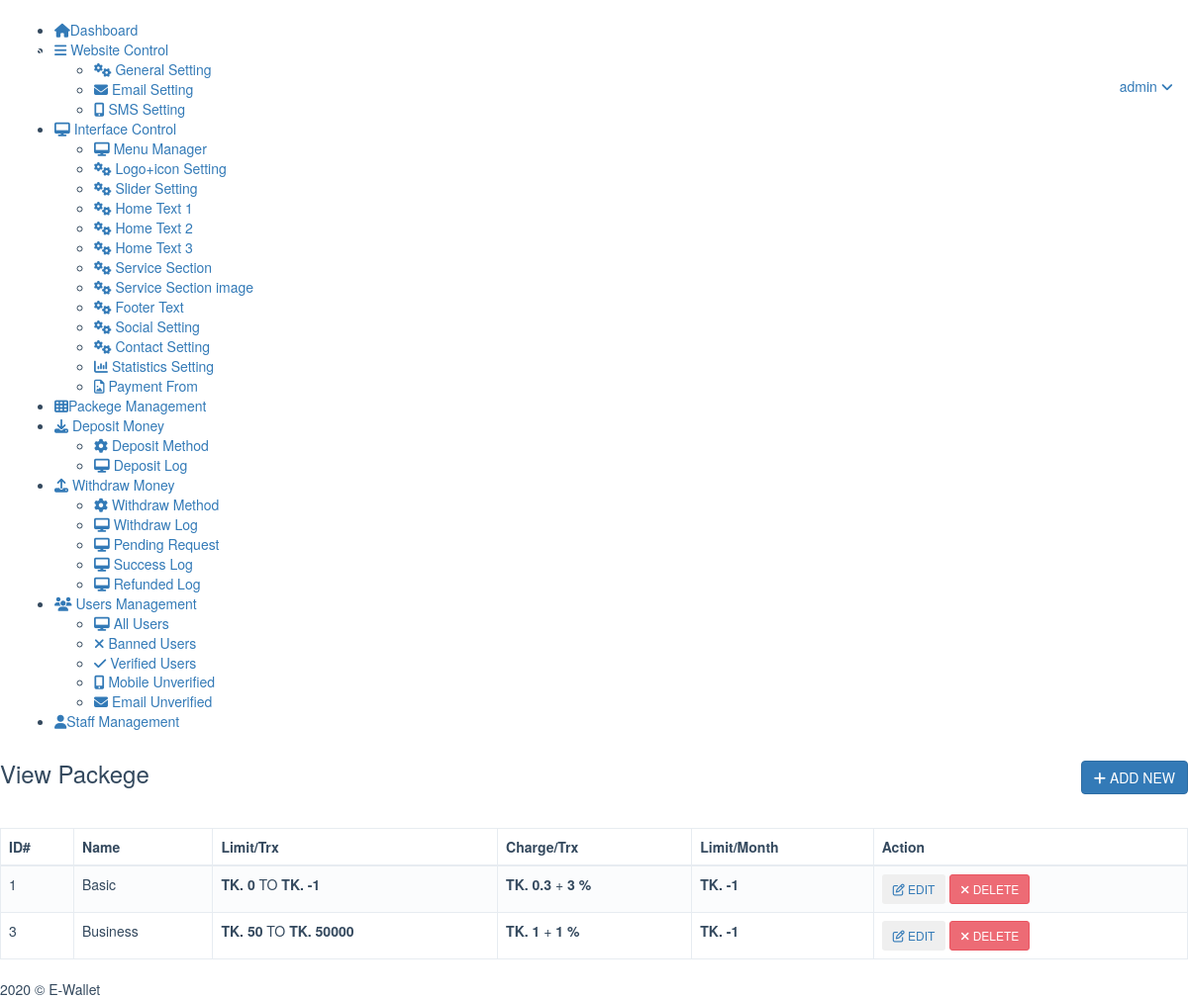
Screenshot of /admin/Packege.php (signed in) with the database file from the repository.
### tables this page shows
CREATE TABLE `packs` (
  `id` int(11) NOT NULL,
  `name` varchar(255) DEFAULT NULL,
  `details` blob DEFAULT NULL,
  `minamo` varchar(255) DEFAULT NULL,
  `maxamo` varchar(255) DEFAULT NULL,
  `limit30` varchar(255) DEFAULT NULL,
  `charged` varchar(255) DEFAULT NULL,
  `chargep` varchar(255) DEFAULT NULL
);

CREATE TABLE `general_setting` (
  `id` int(11) NOT NULL,
  `sitetitle` varchar(255) DEFAULT NULL,
  `reg` varchar(1) DEFAULT NULL,
  `notimail` varchar(366) DEFAULT NULL,
  `emailtemp` blob DEFAULT NULL,
  `smsapi` varchar(2555) DEFAULT NULL,
  `currency` varchar(11) DEFAULT NULL,
  `cur` varchar(11) DEFAULT NULL,
  `colorcode` varchar(6) DEFAULT NULL,
  `ev` int(1) DEFAULT 0,
  `mv` int(1) DEFAULT 0,
  `deci` int(11) DEFAULT 2,
  `en` int(1) DEFAULT 1,
  `mn` int(1) DEFAULT 1,
  `cemail` varchar(255) DEFAULT NULL,
  `cmobile` varchar(255) DEFAULT NULL,
  `clocation` varchar(255) DEFAULT NULL
);

### config.php (called while the page is built, shortened)
<?php
$adminurl = "http://domain.com/admin";
?>

### admin/Packege.php (the view, shortened to what this page needs)
<?php
include ('include/header.php');
?>
</head>
<body class="page-header-fixed page-sidebar-closed-hide-logo">
<?php
include ('include/sidebar.php');
?>
<div class="page-content-wrapper">
<div class="page-content">
<h3 class="page-title uppercase bold"> View Packege
<a href="<?php echo $adminurl; ?>/AddPackege" class="btn btn-primary btn-md pull-right">
<i class="fa fa-plus"></i>   ADD NEW
</a>
</h3>
<hr>
<div class="row">
<div class="col-md-12">
<div class="portlet light bordered">
<div class="portlet-body">
<table class="table table-striped table-bordered table-hover" id="sample_1">
<thead>
<tr>
<th> ID# </th>
<th> Name </th>
<th> Limit/Trx </th>
<th> Charge/Trx </th>
<th> Limit/Month </th>
<th> Action </th>
</tr>
</thead><tbody>
<?php
$ddaa = $db->query("SELECT id, name, minamo, maxamo, limit30, charged, chargep FROM packs ORDER BY id");
while ($data = $ddaa->fetch()){
echo "
<tr id='$data[0]'>
<td>$data[0]</td>
<td>$data[1]</td>
<td><b>$basecur $data[2] </b> TO <b>$basecur $data[3]</b></td>
<td><b>$basecur  $data[5] </b> + <b>$data[6] %</b></td>
<td><b>$basecur $data[4]</b></td>
<td>
<a href=\"$adminurl/EditPackege/$data[0]\"><button class=\"btn purple btn-sm\"> <i class=\"fa fa-edit\"></i> EDIT</button></a>
<button type=\"button\" class=\"btn btn-danger btn-sm delete_button\"
data-toggle=\"modal\" data-target=\"#DelModal\"
data-id=\"$data[0]\">
<i class=\"fa fa-times\"></i>  DELETE
</button>
</td>
</tr>";
}
?>
</tbody>
</table>
</div>
</div>
</div>
</div>
</div>
</div>
<?php
include ('include/footer.php');
?>
</body>
</html>

### admin/include/footer.php (shortened to what this page needs)
</div>
<div class="page-footer">
<div class="page-footer-inner"> <?php echo date("Y"); ?> &copy; <?php echo $gen[0]; ?></div>
</div>

### rows the page displays
packs: id "1", name "Basic", minamo "0", maxamo "-1", charged "0.3", chargep "3", limit30 "-1"
general_setting: cur "TK.", sitetitle "E-Wallet"
packs: id "3", name "Business", minamo "50", maxamo "50000", charged "1", chargep "1", limit30 "-1"

### other values shown
$user "admin"
